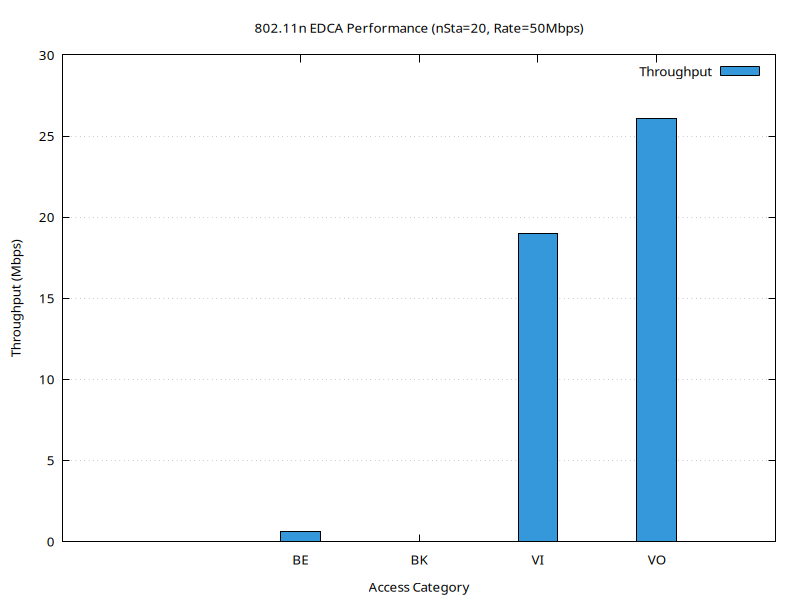

This chart was generated by the following gnuplot code:
set terminal pngcairo size 800,600 enhanced font 'Verdana,10'
set output 'plot_n20_50Mbps.png'
set title '802.11n EDCA Performance (nSta=20, Rate=50Mbps)'
set style data histograms
set style fill solid 1.0 border -1
set ylabel 'Throughput (Mbps)'
set xlabel 'Access Category'
set yrange [0:*]
set grid y
plot 'plot_n20_50Mbps.dat' using 2:xtic(1) title 'Throughput' lc rgb '#3498db'
